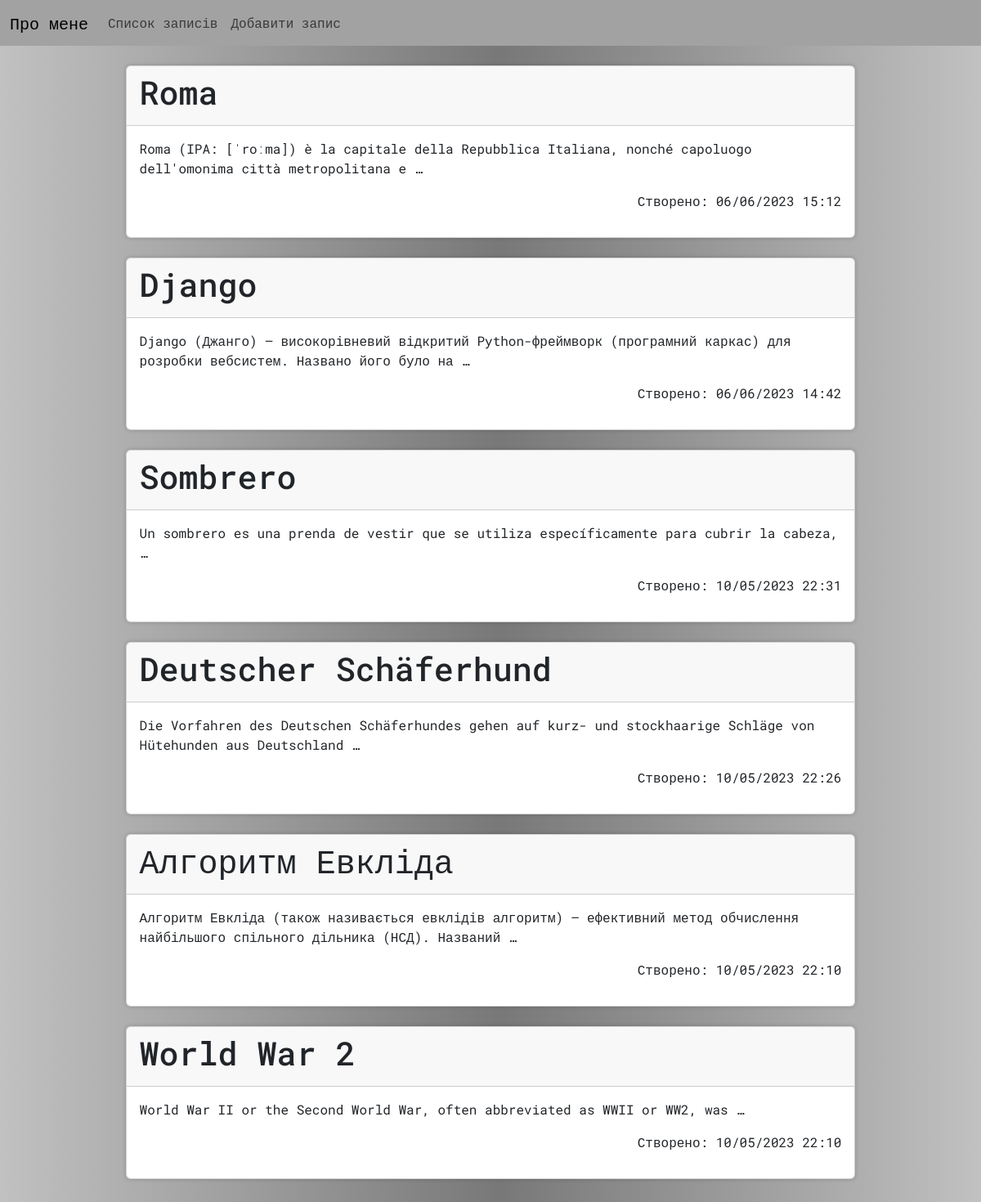
Page /list/ on the committed database.
### my_app/models.py (models this page shows, shortened)
class Storage(models.Model):
    title = models.CharField(max_length=100, unique=True)
    title_small = models.CharField(max_length=100, unique=True)
    text = models.TextField()
    lang = models.ForeignKey(Language, on_delete=models.CASCADE)
    audio = models.FilePathField(path=settings.MEDIA_ROOT / 'audio')
    created_at = models.DateTimeField(auto_now_add=True)
    slug = models.SlugField(max_length=100, unique=True, db_index=True)

### my_app/views.py (the view)
# urls.py: path('list/', views.SoundList.as_view(), name='list'),
class SoundList(ListView):
    model = Storage
    template_name = 'my_app/sound_list.html'
    context_object_name = 'sounds'
    ordering = ['-created_at']

### my_app/templates/my_app/sound_list.html (shortened to what this page needs)
{% extends 'base.html' %}
{% load tz %}
{% load static %}
{% block css_styles %}
<link rel="stylesheet" href="{% static 'my_app/sound_list.css' %}" />
{% endblock css_styles %}
{% block content %}
<div class="container">
  <div class="grid-con">
    {% for post in sounds %}
    <a href="{% url 'detail' post.slug %}">
      <div class="grid-item">
        <div class="card">
          <div class="card-header">
            <h1>{{post.title}}</h1>
          </div>
          <div class="card-body">
            <p>{{post.text|truncatewords:15}}</p>
            {% timezone "Europe/Kyiv" %}
            <p class='text-end'>Створено: {{post.created_at|date:"d/m/Y H:i"}}</p>
            {% endtimezone %}
          </div>
        </div>
      </div>
    </a>
    <br />
    {% endfor %}
  </div>
</div>
{% endblock content %}

### templates/base.html (shortened to what this page needs)
{% load static %}
<html lang="en">
<head>
    <link href="https://cdn.jsdelivr.net/npm/bootstrap@5.3.0-alpha3/dist/css/bootstrap.min.css" rel="stylesheet">
    <link rel="stylesheet" href="{% static 'styles.css' %}">
    {% block css_styles %}
    {% endblock css_styles %}
</head>
<body>
    <nav class="navbar navbar-expand-lg" style="background-color: #a2a2a2;">
    <div class="container-fluid">
        <a class="navbar-brand " href="{% url 'index' %}">Про мене</a>
        <div class="collapse navbar-collapse" id="navbarNavAltMarkup">
        <div class="navbar-nav">
            <a class="nav-link" href="{% url 'list' %}" >Список записів</a>
            <a class="nav-link" href="{% url 'add' %}">Добавити запис</a>
        </div>
        </div>
    </div>
    </nav>
    {% block content %}{% endblock content %}
</body>
</html>

### static/styles.css (style rules this page uses)
* { font-family: "Roboto Mono", monospace; }
body { background: #c1c1c1; background: linear-gradient(90deg, #c1c1c1 0%, #787878 51%, #c1c1c1 100%); }

### my_app/static/my_app/sound_list.css (style rules this page uses)
.grid-con { width: 80%; margin: 1.5rem auto; }
a { text-decoration: none; }
.grid-item { border-radius: 5px; transition: all 0.3s ease-in-out; box-shadow: 0 0 5px rgba(0, 0, 0, 0.2); cursor: pointer; }

### rows in the picture
Storage: title "Roma", text "Roma (IPA: [ˈroːma]) è la capitale della Repubblica Italiana, nonché capoluogo dell'omonima città metropolitana e …", created_at "06/06/2023 15:12"
Storage: title "Django", text "Django (Джанго) — високорівневий відкритий Python-фреймворк (програмний каркас) для розробки вебсистем. Названо його було на …", created_at "06/06/2023 14:42"
Storage: title "Sombrero", text "Un sombrero es una prenda de vestir que se utiliza específicamente para cubrir la cabeza, …", created_at "10/05/2023 22:31"
Storage: title "Deutscher Schäferhund", text "Die Vorfahren des Deutschen Schäferhundes gehen auf kurz- und stockhaarige Schläge von Hütehunden aus Deutschland …", created_at "10/05/2023 22:26"
Storage: title "Алгоритм Евкліда", text "Алгоритм Евкліда (також називається евклідів алгоритм) — ефективний метод обчислення найбільшого спільного дільника (НСД). Названий …", created_at "10/05/2023 22:10"
Storage: title "World War 2", text "World War II or the Second World War, often abbreviated as WWII or WW2, was …", created_at "10/05/2023 22:10"
